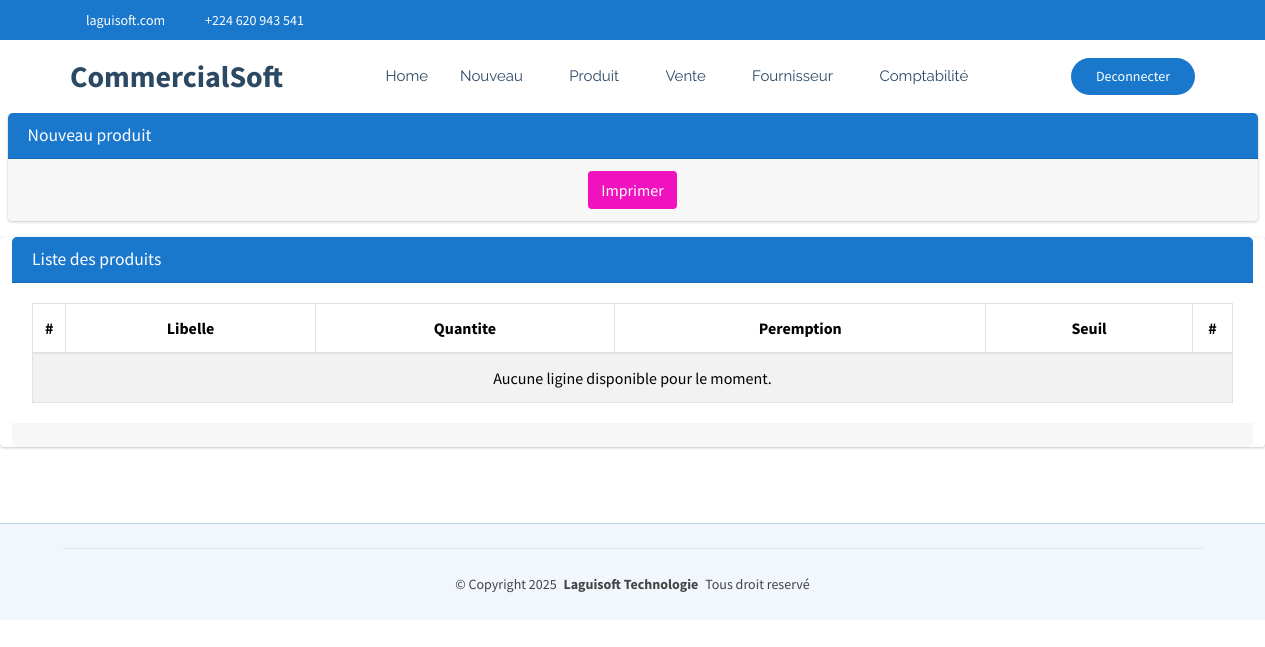
Page /commerce/produit/perime (signed in) on the earlier database version.
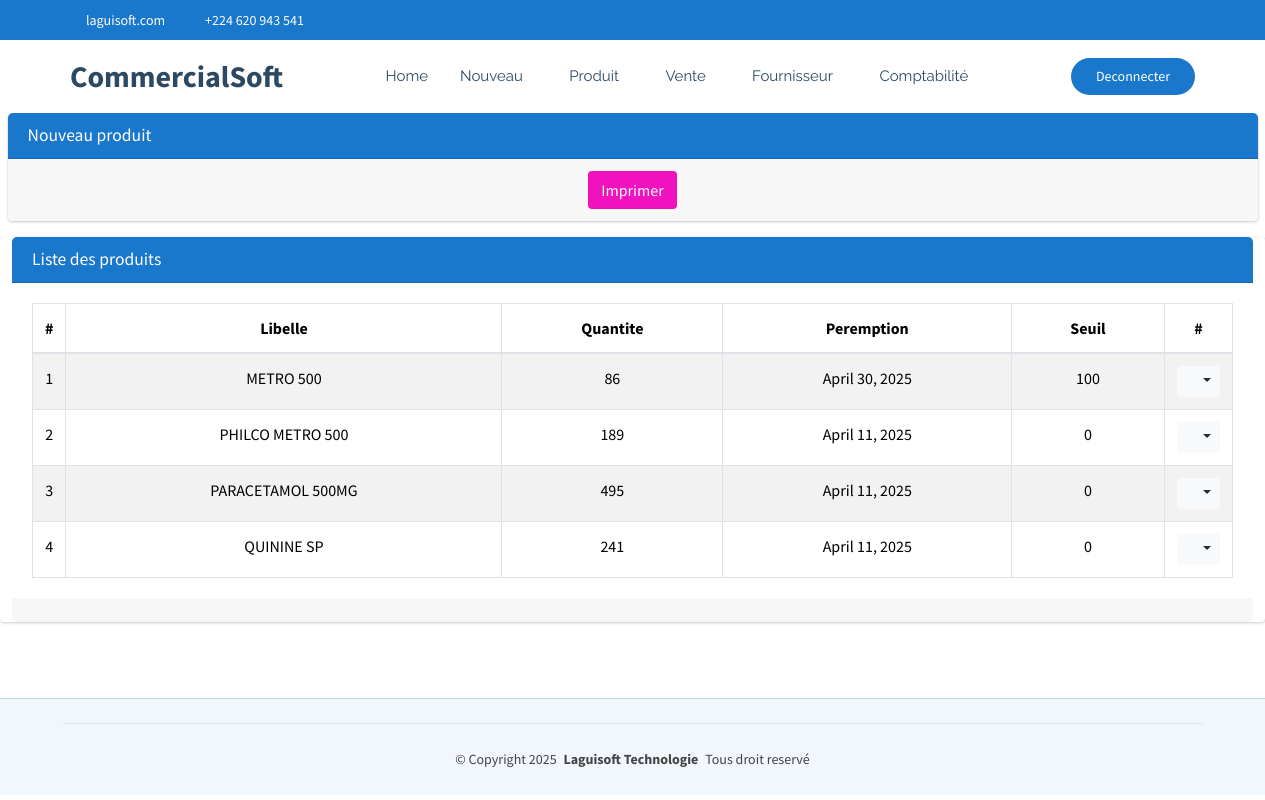
Same page on the later database version.
### CommercialSoft/models.py (models this page shows, shortened)
class Produit(models.Model):
    codebare=models.CharField(max_length=100, null=True, blank=True)
    categorie=models.ForeignKey(Categorie, on_delete=models.SET_NULL, null=True, blank=True)
    libelle=models.CharField(max_length=60, unique=True)
    quantite=models.IntegerField()
    prixAchat=models.PositiveBigIntegerField()
    prixDetail=models.PositiveBigIntegerField()
    prixEnGros=models.PositiveBigIntegerField()
    date=models.DateField(default=timezone.now)
    datePeremption=models.DateField(default=timezone.now)
    seuil=models.PositiveIntegerField(default=0)
    commentaire=models.CharField(max_length=60, null=True, blank=True)
    quantiteTotal=models.PositiveBigIntegerField(default=0)

### CommercialSoft/views.py (the view)
# urls.py: path('produit/perime', views.produit_perime,name="commerce_produitPerime"),
@login_required
def produit_perime(request):
    aujourdhui = timezone.now().date()
    produits_perimes = Produit.objects.filter(datePeremption__lt=aujourdhui)
    return render(request, 'commercialSoft/produitPerime.html',{'listes':produits_perimes})

### CommercialSoft/templates/CommercialSoft/produitPerime.html (shortened to what this page needs)
{% extends "CommercialSoft/starter-page.html" %}
{% load static %}
{% block css %}
    <link rel="stylesheet" href="{% static 'autre/plugins/fontawesome-free/css/all.min.css' %}">
    <link rel="stylesheet" href="https://code.ionicframework.com/ionicons/2.0.1/css/ionicons.min.css">
  <link rel="stylesheet" href="{% static 'autre/plugins/sweetalert2-theme-bootstrap-4/bootstrap-4.min.css' %}">
    <link rel="stylesheet" href="{% static 'autre/dist/css/adminlte.min.css' %}">
    <link rel="stylesheet" href="{% static 'autre/plugins/toastr/toastr.min.css' %}">
{% endblock %}
{% block corp %}
<section class="content pt-0">
  <div class="container-fluid">
    <div class="row">
      <div class="col-md-12">
        <div class="card card-primary">
          <div class="card-header">
            <h3 class="card-title">Nouveau produit</h3>
          </div>
            <div class="card-footer text-center">
              <form method="POST">
                <button type="submit" class="btn bg-fuchsia color-palette" id="idImprimer">Imprimer</button>
              </form>
            </div>
        </div>
      </div>
    </div>
     <div class="row">
      <div class="card card-primary">
        <div class="card-header">
          <h3 class="card-title">Liste des produits</h3>
        </div>
        <div class="card-body">
          <table class="table table-bordered table-hover table-striped">
            <thead>
              <tr>
                <th style="width: 10px" class="text-center">#</th>
                <th class="text-center">Libelle</th>
                <th class="text-center">Quantite</th>
                <th class="text-center">Peremption</th>
                <th class="text-center">Seuil</th>
                <th style="width: 40px" class="text-center">#</th>
              </tr>
            </thead>
            <tbody>
              {% if listes %}
                {% for liste in listes %}
                  <tr>
                    <td class="text-center">{{liste.id}}</td>
                    <td class="text-center">{{liste.libelle}}</td>
                    <td class="text-center">{{liste.quantite}}</td>
                    <td class="text-center">{{liste.datePeremption}}</td>
                    <td class="text-center">{{liste.seuil}}</td>
                    <td class="text-center">
                      <div class="btn-group">
                        <button type="button" class="btn btn-sm btn-light dropdown-toggle" data-toggle="dropdown" aria-expanded="false">
                          <i class="fas fa-cogs"></i>
                        </button>
                      </div>
                    </td>
                  </tr>
                {% endfor %}
              {% else %}
                <tr>
                  <td colspan="14" class="text-center">Aucune ligine disponible pour le moment.</td>
                </tr>
              {% endif %}
            </tbody>
          </table>
        </div>
        <div class="card-footer clearfix">
        </div>
      </div>
     </div>
  </div>
</section>
  {% endblock %}

Differences in the rows shown:
added Produit: id "1", libelle "METRO 500", quantite "86", datePeremption "April 30, 2025", seuil "100"
added Produit: id "2", libelle "PHILCO METRO 500", quantite "189", datePeremption "April 11, 2025", seuil "0"
added Produit: id "3", libelle "PARACETAMOL 500MG", quantite "495", datePeremption "April 11, 2025", seuil "0"
added Produit: id "4", libelle "QUININE SP", quantite "241", datePeremption "April 11, 2025", seuil "0"
Other differences:
text no longer shown: "Aucune ligine disponible pour le moment."
